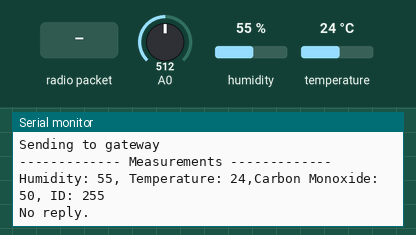
Recording of a sketch running on a simulated Arduino Uno, built with avr-gcc and run on an emulated ATmega328P. On the bench: the last lines printed to the serial monitor. The inputs (shaded band) are chosen by the test bench; at power-on: humidity 55 %, A0 = 512, temperature 24 °C. No radio packets arrive unless stated.

Above: at 1.2 s.
1.3 s: radio packet "1" arrives
At 7.0 s:
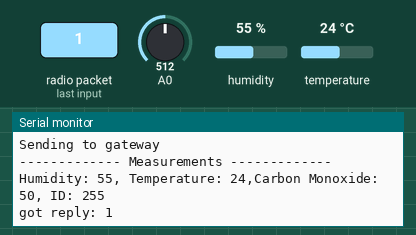
7.6 s: humidity set to 22 %
9.1 s: A0 set to 716
10.6 s: temperature set to 12 °C
At 11.9 s:
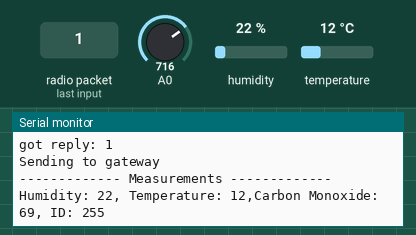
12.1 s: radio packet "0" arrives
At 12.7 s:
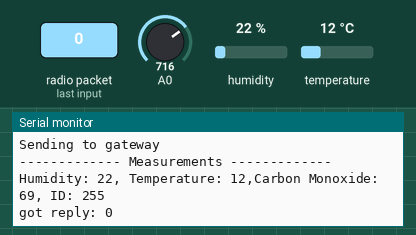

Measured:
- after the input at 1.3 s, the serial monitor: prints a new line after 4.9 s (image 1)
- after the input at 10.6 s, the serial monitor: prints a new line after 0.61 s (image 2)
- after the input at 12.1 s, the serial monitor: prints a new line at once (image 3)

The sketch:

Transmitter-01.ino
```cpp
#include <RH_NRF24.h>
#include "DHT.h"
#include <EEPROM.h>

 RH_NRF24 nrf24(2, 4);

#define DHTPIN 5


#define DHTTYPE DHT11
DHT dht(DHTPIN, DHTTYPE);

int deviceID = EEPROM.read(1);
int Rohit, temperature;
float h;


void setup()
{
  Serial.begin(115200);
   dht.begin();
  while (!Serial)
    ;
  if (!nrf24.init())
  {
    Serial.println("init failed");

  }

  if (!nrf24.setChannel(3))
  {
    Serial.println("setChannel failed");
  }
  if (!nrf24.setRF(RH_NRF24::DataRate2Mbps, RH_NRF24::TransmitPower0dBm)) {
    Serial.println("setRF failed");
  }
  Serial.println("Transmitter started");
}

void loop()
  {
  h = analogRead(A0);
  h= h/1023*100;
  Rohit = dht.readHumidity();
  temperature = dht.readTemperature();
  if (isnan(Rohit) || isnan(temperature||isnan(h)))
  {
    Serial.println(F("Failed to read from DHT sensor!"));
    return;
  }

  Serial.println("Sending to gateway");
  uint8_t data[5];

  data[0] = Rohit;
  data[1] = temperature;
  data[2] = h;
  data[3] = deviceID;


  Serial.println("------------- Measurements -------------");
  Serial.print("Humidity: ");
  Serial.print(data[0]);

  Serial.print(", Temperature: ");
  Serial.print(data[1]);

  Serial.print(",Carbon Monoxide: ");
  Serial.print(data[2]);

  Serial.print(", ID: ");
  Serial.print(data[3]);
  Serial.println();


  Serial.println();

  nrf24.send(data, sizeof(data));
  nrf24.waitPacketSent();


  // Now wait for a reply
  uint8_t buf[RH_NRF24_MAX_MESSAGE_LEN];
  uint8_t len = sizeof(buf);

  if (nrf24.waitAvailableTimeout(1000))
  {

    if (nrf24.recv(buf, &len))
    {

      Serial.print("got reply: ");
      Serial.println((char*)buf);
    }
    else
    {

      Serial.println("recv failed");
    }
  }
  else
  {
    Serial.println("No reply.");

  }
  delay(5000);
}
```
